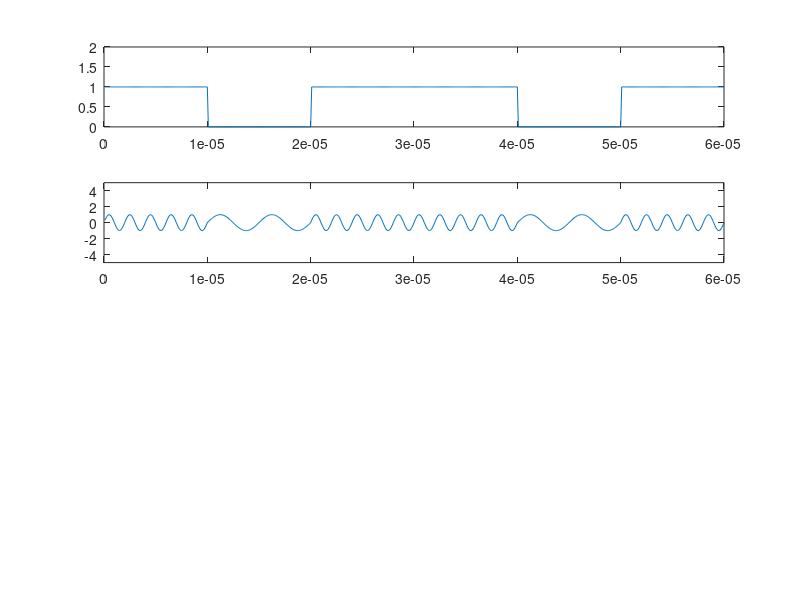

Write the MATLAB code that produced this figure.
clc;
clear;
close all;

data = [1 0 1 1 0 1];
bp = 0.00001;

bit=[];

for i=1:1:length(data)
    if data(i) == 1
        se = ones(1,100);
    else
        se = zeros(1,100);
    end
    bit = [bit se];
end

t1 = bp/100:bp/100:bp*length(data);

subplot(4,1,1);

plot(t1,bit);

axis([0,bp*length(data),0,2]);


%ASK

A = 1;

f1 = 5/bp;

f0 = 2/bp;

t2 = bp/100:bp/100:bp;
st=[];

for i=1:1:length(data)
    if data(i)==1
        y = A * sin(2*pi*f1*t2);
    else
        y = A * sin(2*pi*f0*t2);
    end
    st = [st,y];
end

subplot(4,1,2);

plot(t1,st);

axis([0,bp*length(data),-5,5]);